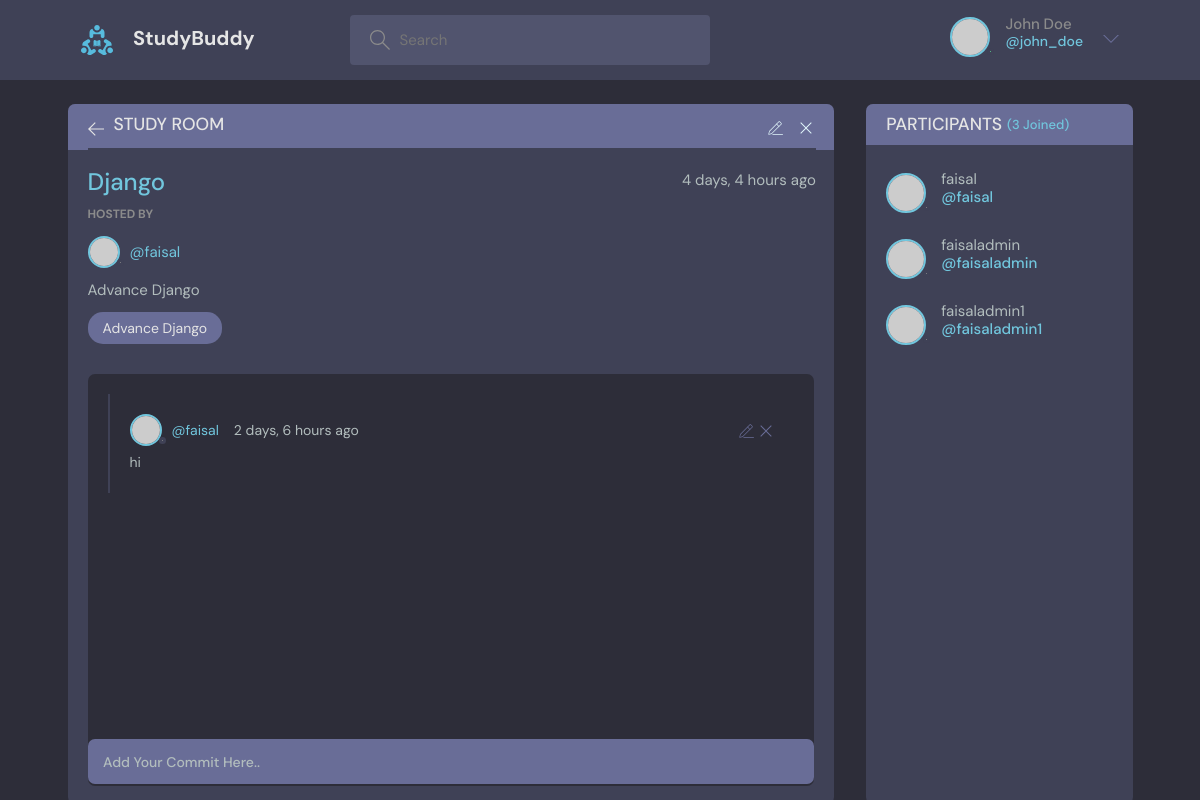
The app's page /room/9 (signed in) with its own data.
### base/models.py (models this page shows, shortened)
class Room(models.Model):
    host = models.ForeignKey(User, verbose_name=("host"), on_delete=models.SET_NULL, null=True)
    topic = models.ForeignKey(Topic, verbose_name=("topic"), on_delete=models.SET_NULL, null=True)
    name = models.CharField(("name"), max_length=50)
    participants = models.ManyToManyField(User, related_name='participants')
    desc =  models.TextField(("desc"), null=True, blank=True)
    created = models.DateTimeField(("created"), auto_now_add=True)
    updated = models.DateTimeField(("updated"), auto_now=True)
    class Meta:
        ordering = ['-updated', '-created']

class Topic(models.Model):
    name = models.CharField(("name"), max_length=100)
    created = models.DateTimeField(("created"), auto_now_add=True)
    updated = models.DateTimeField(("updated"), auto_now=True)
    def __str__(self):
        return self.name

class Messages(models.Model):
    user = models.ForeignKey(User, verbose_name=("user"), on_delete=models.CASCADE)
    room = models.ForeignKey(Room, verbose_name=("room"), on_delete=models.CASCADE)
    body =  models.TextField(("body"))
    created = models.DateTimeField(("created"), auto_now_add=True)
    updated = models.DateTimeField(("updated"), auto_now=True)

### base/views.py (the view, shortened to what this page needs)
# urls.py: path('room/<str:pk>', views.room, name='room'),
@login_required(login_url='login')
def room(request, pk):
    room = Room.objects.get(id=pk)
    room_messages = room.messages_set.all().order_by('-created')
    room_messages_count = room_messages.count()
    participants = room.participants.all()
    participants_count = participants.count()
    topics = Topic.objects.all()
    context = {'room': room, 'room_messages': room_messages, 'room_messages_count': room_messages_count,
               'participants': participants, 'participants_count': participants_count, 'topics': topics}
    return render(request, 'base/room.html', context)

### base/templates/base/room.html (shortened to what this page needs)
{% extends 'main.html' %} {% block title %} Room Page {% endblock title %} {% block content %}
<main class="profile-page layout layout--2">
  <div class="container">
    <div class="room">
      <div class="room__top">
        <div class="room__topLeft">
          <a href="index.html">
            <svg
              version="1.1"
              xmlns="http://www.w3.org/2000/svg"
              width="32"
              height="32"
              viewBox="0 0 32 32"
            >
              <title>arrow-left</title>
              <path
                d="M13.723 2.286l-13.723 13.714 13.719 13.714 1.616-1.611-10.96-10.96h27.625v-2.286h-27.625l10.965-10.965-1.616-1.607z"
              ></path>
            </svg>
          </a>
          <h3>Study Room</h3>
        </div>
        <div class="room__topRight">
          <a href="#">
          </a>
          <a href="#">
            <svg
              version="1.1"
              xmlns="http://www.w3.org/2000/svg"
              width="32"
              height="32"
              viewBox="0 0 32 32"
            >
              <title>remove</title>
              <path
                d="M27.314 6.019l-1.333-1.333-9.98 9.981-9.981-9.981-1.333 1.333 9.981 9.981-9.981 9.98 1.333 1.333 9.981-9.98 9.98 9.98 1.333-1.333-9.98-9.98 9.98-9.981z"
              ></path>
            </svg>
          </a>
        </div>
      </div>
      <div class="room__box scroll">
        <div class="room__header scroll">
          <div class="room__info">
            <h3>{{ room.topic }}</h3>
            <span>{{ room.created | timesince }} ago</span>
          </div>
          <div class="room__hosted">
            <p>Hosted By</p>
            <a href="#" class="room__author">
              <div class="avatar avatar--small">
                <img src="https://randomuser.me/api/portraits/men/37.jpg" />
              </div>
              <span>@{{ room.host }}</span>
            </a>
          </div>
          <div class="room__details">
            {{ room.desc }}
          </div>
          <span class="room__topics">{{ room.name }}</span>
        </div>
        <div class="room__conversation">
          <div class="threads scroll">
            {% for message in room_messages %} {% if request.user == message.user %}
            <div class="thread">
              <div class="thread__top">
                <div class="thread__author">
                  <a href="#" class="thread__authorInfo">
                    <div class="avatar avatar--small">
                      <img
                        src="https://randomuser.me/api/portraits/men/37.jpg"
                      />
                    </div>
                    <span>@{{ message.user }}</span>
                  </a>
                  <span class="thread__date"
                    >{{ message.created | timesince }} ago</span
                  >
                </div>
                <div class="thread__delete">
                  <a
                    href="{% url 'update-message' message.id %}">
                  </a>
                  <a href="{% url 'delete-message' message.id %}">
                    <svg
                      version="1.1"
                      xmlns="http://www.w3.org/2000/svg"
                      width="32"
                      height="32"
                      viewBox="0 0 32 32"
                    >
                      <title>remove</title>
                      <path
                        d="M27.314 6.019l-1.333-1.333-9.98 9.981-9.981-9.981-1.333 1.333 9.981 9.981-9.981 9.98 1.333 1.333 9.981-9.98 9.98 9.98 1.333-1.333-9.98-9.98 9.98-9.981z"
                      ></path>
                    </svg>
                  </a>
                </div>
              </div>
              <div class="thread__details">{{ message.body }}</div>
            </div>
            {% endif %} {% endfor %}
          </div>
        </div>
      </div>
      <div class="room__message">
        <form action="" method="post">
          <input
            type="text"
            name="body"
            placeholder=" Add Your Commit Here.. "
          />
        </form>
      </div>
    </div>
    <div class="participants">
      <h3 class="participants__top">
        Participants <span>({{ participants_count }} Joined)</span>
      </h3>
      <div class="participants__list scroll">
        {% for participant in participants %}
        <a href="{% url 'profile' participant.id %}" class="participant">
          <div class="avatar avatar--medium">
            <img src="https://randomuser.me/api/portraits/men/37.jpg" />
          </div>
          <p>
            {{ participant.username}}
            <span>@{{ participant.username}}</span>
          </p>
        </a>
        {% endfor %}
      </div>
    </div>
  </div>
</main>
{% endblock content %}

### records on screen
Room: topic "Django", created "4 days, 4 hours", host "faisal", desc "Advance Django", name "Advance Django"
Messages: user "faisal", created "2 days, 6 hours", body "hi"

### other values on screen
{{ participants_count }} "3"
{{ participant.username }} "faisal"
{{ participant.username }} "faisaladmin"
{{ participant.username }} "faisaladmin1"
